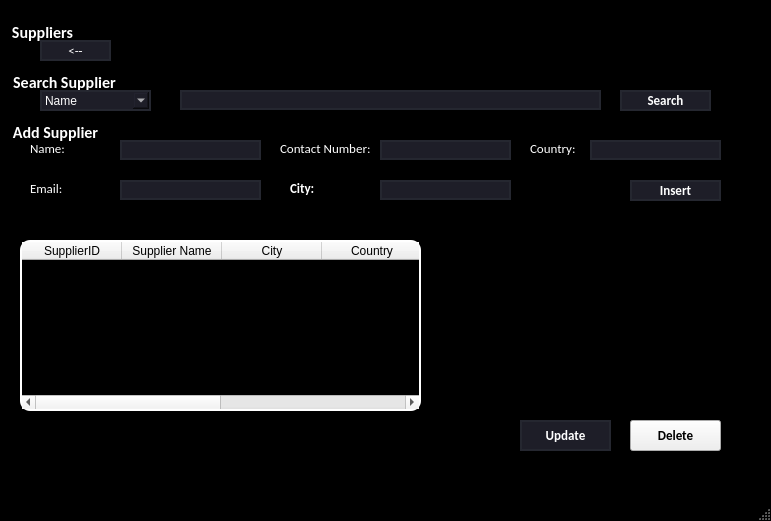
<?xml version="1.0" encoding="UTF-8"?>
<ui version="4.0">
 <class>MainWindow</class>
 <widget class="QMainWindow" name="MainWindow">
  <property name="geometry">
   <rect>
    <x>0</x>
    <y>0</y>
    <width>771</width>
    <height>521</height>
   </rect>
  </property>
  <property name="maximumSize">
   <size>
    <width>800</width>
    <height>600</height>
   </size>
  </property>
  <property name="font">
   <font>
    <family>Calibri</family>
    <pointsize>10</pointsize>
   </font>
  </property>
  <property name="windowTitle">
   <string>MainWindow</string>
  </property>
  <property name="styleSheet">
   <string notr="true">QMainWindow{
	background-color: rgb(0,0,0);
}

QMenuBar{
background-color: rgb(0,0,0);
}</string>
  </property>
  <widget class="QWidget" name="centralwidget">
   <widget class="QGroupBox" name="groupBox">
    <property name="geometry">
     <rect>
      <x>10</x>
      <y>20</y>
      <width>751</width>
      <height>451</height>
     </rect>
    </property>
    <property name="font">
     <font>
      <family>Calibri</family>
      <pointsize>12</pointsize>
      <weight>75</weight>
      <bold>true</bold>
     </font>
    </property>
    <property name="styleSheet">
     <string notr="true">QGroupBox {
    background-color: rgb(0,0,0);
    border: 1px solid black;
    color: white; 
}</string>
    </property>
    <property name="title">
     <string>Suppliers</string>
    </property>
    <widget class="QTableWidget" name="supplierList">
     <property name="geometry">
      <rect>
       <x>10</x>
       <y>220</y>
       <width>401</width>
       <height>171</height>
      </rect>
     </property>
     <property name="maximumSize">
      <size>
       <width>401</width>
       <height>16777215</height>
      </size>
     </property>
     <property name="font">
      <font>
       <family>Calibri</family>
       <pointsize>10</pointsize>
       <weight>75</weight>
       <bold>true</bold>
      </font>
     </property>
     <property name="styleSheet">
      <string notr="true">QTableWidget{
	background-color: rgb(0,0,0);
	gridline-color: rgb(255, 255, 255);
	color: rgb(255,255,255);
	border-radius: 10px;
	border: 2px solid rgb(255,255,255);
	selection-background-color: rgb(46, 46, 62);
}</string>
     </property>
     <property name="wordWrap">
      <bool>true</bool>
     </property>
     <column>
      <property name="text">
       <string>SupplierID</string>
      </property>
     </column>
     <column>
      <property name="text">
       <string>Supplier Name</string>
      </property>
     </column>
     <column>
      <property name="text">
       <string>City</string>
      </property>
     </column>
     <column>
      <property name="text">
       <string>Country</string>
      </property>
     </column>
     <column>
      <property name="text">
       <string>Email</string>
      </property>
     </column>
     <column>
      <property name="text">
       <string>Contact. No</string>
      </property>
     </column>
    </widget>
    <widget class="QPushButton" name="supplierUpdateButton">
     <property name="geometry">
      <rect>
       <x>510</x>
       <y>400</y>
       <width>91</width>
       <height>31</height>
      </rect>
     </property>
     <property name="font">
      <font>
       <family>Calibri</family>
       <pointsize>10</pointsize>
       <weight>75</weight>
       <bold>true</bold>
      </font>
     </property>
     <property name="styleSheet">
      <string notr="true">QPushButton{
	border: 2px solid rgb(37, 39, 48);
	border-radius: 100px;
	color: #FFF;
	background-color: rgb(30, 30, 40);
	
}

QPushButton:hover{
	border: 2px solid rgb(53, 53, 71)
}</string>
     </property>
     <property name="text">
      <string>Update</string>
     </property>
    </widget>
    <widget class="QGroupBox" name="groupBox_3">
     <property name="geometry">
      <rect>
       <x>0</x>
       <y>50</y>
       <width>731</width>
       <height>51</height>
      </rect>
     </property>
     <property name="font">
      <font>
       <family>Calibri</family>
       <pointsize>12</pointsize>
       <weight>75</weight>
       <bold>true</bold>
      </font>
     </property>
     <property name="styleSheet">
      <string notr="true">QGroupBox {
    background-color: rgb(0,0,0);
    border: 1px solid black;
    color: white; 
}</string>
     </property>
     <property name="title">
      <string>Search Supplier</string>
     </property>
     <widget class="QComboBox" name="supplierSearchCombo">
      <property name="geometry">
       <rect>
        <x>30</x>
        <y>20</y>
        <width>111</width>
        <height>21</height>
       </rect>
      </property>
      <property name="styleSheet">
       <string notr="true">QComboBox QAbstractItemView {
    background-color: rgb(30, 30, 40);
    color: #FFF;
    selection-background-color: rgb(53, 53, 71);
    selection-color: #FFF;
}


QComboBox{
	background-color: rgb(30, 30, 40);
	color: rgb(255,255,255);
	border: 2px solid rgb(37, 39, 48);
}

QComboBox:hover{
	border: 2px solid rgb(53, 53, 71);
	
	background-color: rgb(40, 40, 54);
}</string>
      </property>
      <item>
       <property name="text">
        <string>Name</string>
       </property>
      </item>
      <item>
       <property name="text">
        <string>SupplierID</string>
       </property>
      </item>
     </widget>
     <widget class="QLineEdit" name="supplierSearchLine">
      <property name="geometry">
       <rect>
        <x>170</x>
        <y>20</y>
        <width>421</width>
        <height>20</height>
       </rect>
      </property>
      <property name="styleSheet">
       <string notr="true">QLineEdit{
	border: 2px solid rgb(37, 39, 48);
	border-radius: 100px;
	color: #FFF;
	background-color: rgb(30, 30, 40);

}

QLineEdit:hover{
	border: 2px solid rgb(53, 53, 71)
}

QLineEdit: focus{
	border: 2px solid rgb(85, 170, 255);
}</string>
      </property>
     </widget>
     <widget class="QPushButton" name="supplierSearchButton">
      <property name="geometry">
       <rect>
        <x>610</x>
        <y>20</y>
        <width>91</width>
        <height>21</height>
       </rect>
      </property>
      <property name="font">
       <font>
        <family>Calibri</family>
        <pointsize>10</pointsize>
        <weight>75</weight>
        <bold>true</bold>
       </font>
      </property>
      <property name="styleSheet">
       <string notr="true">QPushButton{
	border: 2px solid rgb(37, 39, 48);
	border-radius: 100px;
	color: #FFF;
	background-color: rgb(30, 30, 40);
	
}

QPushButton:hover{
	border: 2px solid rgb(53, 53, 71)
}</string>
      </property>
      <property name="text">
       <string>Search</string>
      </property>
     </widget>
    </widget>
    <widget class="QPushButton" name="supplierDeleteButton">
     <property name="geometry">
      <rect>
       <x>620</x>
       <y>400</y>
       <width>91</width>
       <height>31</height>
      </rect>
     </property>
     <property name="font">
      <font>
       <family>Calibri</family>
       <pointsize>10</pointsize>
       <weight>75</weight>
       <bold>true</bold>
      </font>
     </property>
     <property name="styleSheet">
      <string notr="true">QPushButton{
	border: 2px solid rgb(37, 39, 48);
	border-radius: 100px;
	color: #FFF;
	background-color: rgb(30, 30, 40);
	
}

QPushButton:hover{
	border: 2px solid rgb(53, 53, 71)
}c</string>
     </property>
     <property name="text">
      <string>Delete</string>
     </property>
    </widget>
    <widget class="QGroupBox" name="groupBox_2">
     <property name="geometry">
      <rect>
       <x>0</x>
       <y>100</y>
       <width>731</width>
       <height>111</height>
      </rect>
     </property>
     <property name="font">
      <font>
       <family>Calibri</family>
       <pointsize>12</pointsize>
       <weight>75</weight>
       <bold>true</bold>
      </font>
     </property>
     <property name="styleSheet">
      <string notr="true">QGroupBox {
    background-color: rgb(0,0,0);
    border: 1px solid black;
    color: white; 
}</string>
     </property>
     <property name="title">
      <string>Add Supplier</string>
     </property>
     <widget class="QLineEdit" name="supplierAddName">
      <property name="geometry">
       <rect>
        <x>110</x>
        <y>20</y>
        <width>141</width>
        <height>20</height>
       </rect>
      </property>
      <property name="styleSheet">
       <string notr="true">QLineEdit{
	border: 2px solid rgb(37, 39, 48);
	border-radius: 100px;
	color: #FFF;
	background-color: rgb(30, 30, 40);

}

QLineEdit:hover{
	border: 2px solid rgb(53, 53, 71)
}

QLineEdit: focus{
	border: 2px solid rgb(85, 170, 255);
}</string>
      </property>
     </widget>
     <widget class="QLineEdit" name="supplierAddContact">
      <property name="geometry">
       <rect>
        <x>370</x>
        <y>20</y>
        <width>131</width>
        <height>20</height>
       </rect>
      </property>
      <property name="styleSheet">
       <string notr="true">QLineEdit{
	border: 2px solid rgb(37, 39, 48);
	border-radius: 100px;
	color: #FFF;
	background-color: rgb(30, 30, 40);

}

QLineEdit:hover{
	border: 2px solid rgb(53, 53, 71)
}

QLineEdit: focus{
	border: 2px solid rgb(85, 170, 255);
}</string>
      </property>
     </widget>
     <widget class="QLineEdit" name="supplierAddEmail">
      <property name="geometry">
       <rect>
        <x>110</x>
        <y>60</y>
        <width>141</width>
        <height>20</height>
       </rect>
      </property>
      <property name="styleSheet">
       <string notr="true">QLineEdit{
	border: 2px solid rgb(37, 39, 48);
	border-radius: 100px;
	color: #FFF;
	background-color: rgb(30, 30, 40);

}

QLineEdit:hover{
	border: 2px solid rgb(53, 53, 71)
}

QLineEdit: focus{
	border: 2px solid rgb(85, 170, 255);
}</string>
      </property>
     </widget>
     <widget class="QLineEdit" name="supplierAddCity">
      <property name="geometry">
       <rect>
        <x>370</x>
        <y>60</y>
        <width>131</width>
        <height>20</height>
       </rect>
      </property>
      <property name="styleSheet">
       <string notr="true">QLineEdit{
	border: 2px solid rgb(37, 39, 48);
	border-radius: 100px;
	color: #FFF;
	background-color: rgb(30, 30, 40);

}

QLineEdit:hover{
	border: 2px solid rgb(53, 53, 71)
}

QLineEdit: focus{
	border: 2px solid rgb(85, 170, 255);
}</string>
      </property>
     </widget>
     <widget class="QLabel" name="label_5">
      <property name="geometry">
       <rect>
        <x>20</x>
        <y>20</y>
        <width>41</width>
        <height>16</height>
       </rect>
      </property>
      <property name="font">
       <font>
        <family>Calibri</family>
        <pointsize>10</pointsize>
       </font>
      </property>
      <property name="styleSheet">
       <string notr="true">QLabel{
	color: #FFF;
}</string>
      </property>
      <property name="text">
       <string>Name:</string>
      </property>
     </widget>
     <widget class="QLabel" name="label_6">
      <property name="geometry">
       <rect>
        <x>270</x>
        <y>20</y>
        <width>91</width>
        <height>16</height>
       </rect>
      </property>
      <property name="font">
       <font>
        <family>Calibri</family>
        <pointsize>10</pointsize>
       </font>
      </property>
      <property name="styleSheet">
       <string notr="true">QLabel{
	color: #FFF;
}</string>
      </property>
      <property name="text">
       <string>Contact Number:</string>
      </property>
     </widget>
     <widget class="QLabel" name="label_7">
      <property name="geometry">
       <rect>
        <x>20</x>
        <y>60</y>
        <width>41</width>
        <height>16</height>
       </rect>
      </property>
      <property name="font">
       <font>
        <family>Calibri</family>
        <pointsize>10</pointsize>
       </font>
      </property>
      <property name="styleSheet">
       <string notr="true">QLabel{
	color: #FFF;
}</string>
      </property>
      <property name="text">
       <string>Email:</string>
      </property>
     </widget>
     <widget class="QLabel" name="label_8">
      <property name="geometry">
       <rect>
        <x>280</x>
        <y>60</y>
        <width>41</width>
        <height>16</height>
       </rect>
      </property>
      <property name="font">
       <font>
        <family>Calibri</family>
        <pointsize>10</pointsize>
        <weight>75</weight>
        <bold>true</bold>
       </font>
      </property>
      <property name="styleSheet">
       <string notr="true">QLabel{
	color: #FFF;
}</string>
      </property>
      <property name="text">
       <string>City:</string>
      </property>
     </widget>
     <widget class="QPushButton" name="supplierInsertButton">
      <property name="geometry">
       <rect>
        <x>620</x>
        <y>60</y>
        <width>91</width>
        <height>21</height>
       </rect>
      </property>
      <property name="font">
       <font>
        <family>Calibri</family>
        <pointsize>10</pointsize>
        <weight>75</weight>
        <bold>true</bold>
       </font>
      </property>
      <property name="styleSheet">
       <string notr="true">QPushButton{
	border: 2px solid rgb(37, 39, 48);
	border-radius: 100px;
	color: #FFF;
	background-color: rgb(30, 30, 40);
	
}

QPushButton:hover{
	border: 2px solid rgb(53, 53, 71)
}</string>
      </property>
      <property name="text">
       <string>Insert</string>
      </property>
     </widget>
     <widget class="QLabel" name="label">
      <property name="geometry">
       <rect>
        <x>520</x>
        <y>20</y>
        <width>61</width>
        <height>16</height>
       </rect>
      </property>
      <property name="font">
       <font>
        <family>Calibri</family>
        <pointsize>10</pointsize>
       </font>
      </property>
      <property name="styleSheet">
       <string notr="true">QLabel{
	color: #FFF;
}</string>
      </property>
      <property name="text">
       <string>Country:</string>
      </property>
     </widget>
     <widget class="QLineEdit" name="supplierAddCountry">
      <property name="geometry">
       <rect>
        <x>580</x>
        <y>20</y>
        <width>131</width>
        <height>20</height>
       </rect>
      </property>
      <property name="styleSheet">
       <string notr="true">QLineEdit{
	border: 2px solid rgb(37, 39, 48);
	border-radius: 100px;
	color: #FFF;
	background-color: rgb(30, 30, 40);

}

QLineEdit:hover{
	border: 2px solid rgb(53, 53, 71)
}

QLineEdit: focus{
	border: 2px solid rgb(85, 170, 255);
}</string>
      </property>
     </widget>
    </widget>
    <widget class="QPushButton" name="exitButton">
     <property name="geometry">
      <rect>
       <x>30</x>
       <y>20</y>
       <width>71</width>
       <height>21</height>
      </rect>
     </property>
     <property name="font">
      <font>
       <family>Calibri</family>
       <pointsize>10</pointsize>
       <weight>50</weight>
       <bold>false</bold>
      </font>
     </property>
     <property name="styleSheet">
      <string notr="true">QPushButton{
	border: 2px solid rgb(37, 39, 48);
	border-radius: 100px;
	color: #FFF;
	background-color: rgb(30, 30, 40);
	
}

QPushButton:hover{
	border: 2px solid rgb(53, 53, 71)
}</string>
     </property>
     <property name="text">
      <string>&lt;--</string>
     </property>
    </widget>
   </widget>
  </widget>
  <widget class="QMenuBar" name="menubar">
   <property name="geometry">
    <rect>
     <x>0</x>
     <y>0</y>
     <width>771</width>
     <height>21</height>
    </rect>
   </property>
  </widget>
  <widget class="QStatusBar" name="statusbar"/>
 </widget>
 <resources/>
 <connections/>
</ui>
